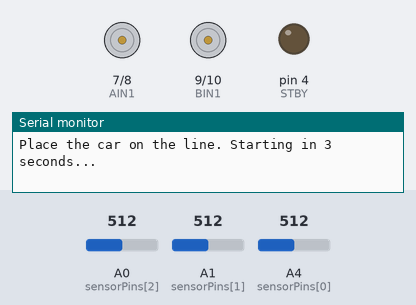
The sketch below on a simulated Arduino Uno, built with avr-gcc and run on an emulated ATmega328P. Shown: motor-driver pin pairs drawn as motors (green arrow = first pin HIGH = forward, orange = second pin HIGH = backward, longer = more drive, scaled by the enable pin, stopped while the standby pin is LOW), output pins drawn as LEDs (lit = HIGH), the last lines printed to the serial monitor. The test bench sets the inputs (shaded band); at power-on: A0 (sensorPins[2]) = 512, A1 (sensorPins[1]) = 512, A4 (sensorPins[0]) = 512.

Above: at 0.1 s.
At 13.1 s:
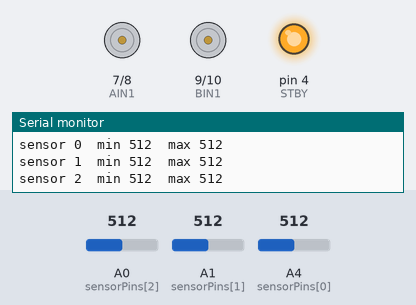
At 16.2 s:
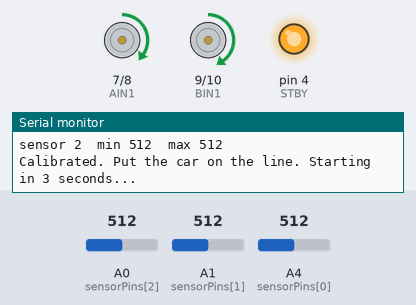
Timing chart, 0 to 17.7 s (numbered marks = the images above):
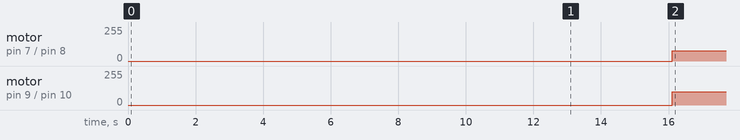

The sketch:

LineFollower.ino
```cpp
// ================= SENSOR CONFIGURATION =================
const int NUM_SENSORS = 3;
const int sensorPins[NUM_SENSORS] = {A4, A1, A0}; // index 0 = left, 1 = middle, 2 = right
const int weights[NUM_SENSORS] = {-1, 0, 1};  // left, middle, right

const int LOST_THRESHOLD = 100; // below this total, we don't trust the line is there
const int NOISE_FLOOR = 15; // normalized units (0-1000) treated as "nothing"

int sensorMin[NUM_SENSORS];
int sensorMax[NUM_SENSORS];

int lastPosition = 0;
long lineStrength = 0;

unsigned long lastTime = 0;
int lastError = 0;

// ================= MOTOR CONFIGURATION =================
const int STBY = 4;
const int PWMA = 5, AIN1 = 7, AIN2 = 8; // left motor
const int PWMB = 6, BIN1 = 9, BIN2 = 10;  // right motor

const int MAX_SPEED = 150;
const float LEFT_TRIM = 0.78; // reduce left motor speed to compensate for the slower right motor

// ================= CONTROL CONFIGURATION =================
const float KP = 0.072; // proportional gain
const float KD = 0.1; // derivative gain
const int BASE_SPEED = 100;
const unsigned long LOOP_MS = 10; // running the controller every 10 ms


void calibrate() {
  for (int i = 0; i < NUM_SENSORS; i++) {
    sensorMin[i] = 1023;
    sensorMax[i] = 0;
  }
  unsigned long start = millis();
  while (millis() - start < 10000) {          // sweep for 10 seconds
    for (int i = 0; i < NUM_SENSORS; i++) {
      int r = analogRead(sensorPins[i]);
      if (r < sensorMin[i]) sensorMin[i] = r;
      if (r > sensorMax[i]) sensorMax[i] = r;
    }
  }
}


void setup() {
  Serial.begin(9600);
  Serial.println("Place the car on the line. Starting in 3 seconds...");
  delay(3000);
  Serial.println("Calibrating: slide the car across the line, left and right, for 10 seconds");
  calibrate();
  Serial.println("Done. Results:");
  for (int i = 0; i < NUM_SENSORS; i++) {
    Serial.print("sensor "); Serial.print(i);
    Serial.print("  min "); Serial.print(sensorMin[i]);
    Serial.print("  max "); Serial.println(sensorMax[i]);
  }

  pinMode(STBY, OUTPUT);
  pinMode(PWMA, OUTPUT); pinMode(AIN1, OUTPUT); pinMode(AIN2, OUTPUT);
  pinMode(PWMB, OUTPUT); pinMode(BIN1, OUTPUT); pinMode(BIN2, OUTPUT);
  digitalWrite(STBY, HIGH);
  Serial.println("Calibrated. Put the car on the line. Starting in 3 seconds...");
  delay(3000);
}


// Returns sensor i as 0 (its own white) up to 1000 (its own black)
int readNormalized(int i) {
  int range = sensorMax[i] - sensorMin[i];
  if (range <= 0) return 0;                       // guard: the sensor saw no difference
  long v = (long)(analogRead(sensorPins[i]) - sensorMin[i]) * 1000 / range;
  return constrain(v, 0, 1000);
}


int readPosition() {
  int s[NUM_SENSORS];
  lineStrength = 0;

  for (int i = 0; i < NUM_SENSORS; i++) {
    int v = readNormalized(i);
    s[i] = (v > NOISE_FLOOR) ? v - NOISE_FLOOR : 0;
    lineStrength += s[i];
  }

  if (lineStrength < LOST_THRESHOLD) return lastPosition;   // line not seen: keep the last position

  long weighted = 0;
  for (int i = 0; i < NUM_SENSORS; i++) weighted += (long)s[i] * weights[i];
  lastPosition = weighted * 1000 / lineStrength;            // -1000 (left) to +1000 (right)
  return lastPosition;
}


void setMotorA(int speed) {
  speed = constrain(speed, -MAX_SPEED, MAX_SPEED);
  if (speed >= 0) { digitalWrite(AIN1, HIGH); digitalWrite(AIN2, LOW); }
  else            { digitalWrite(AIN1, LOW);  digitalWrite(AIN2, HIGH); speed = -speed; }
  analogWrite(PWMA, speed);
}

void setMotorB(int speed) {
  speed = constrain(speed, -MAX_SPEED, MAX_SPEED);
  if (speed >= 0) { digitalWrite(BIN1, HIGH); digitalWrite(BIN2, LOW); }
  else            { digitalWrite(BIN1, LOW);  digitalWrite(BIN2, HIGH); speed = -speed; }
  analogWrite(PWMB, speed);
}

void drive(int left, int right) {
  setMotorA((int)(left * LEFT_TRIM));    // left motor (A)
  setMotorB(right);   // right motor (B)
}


void loop() {
  unsigned long now = millis();
  if (now - lastTime < LOOP_MS) return;     // not time yet: do nothing
  lastTime = now;

  int error = readPosition();
  int derivative = error - lastError;       // change in the last 10 ms
  lastError = error;

  int correction = KP * error + KD * derivative;
  drive(BASE_SPEED + correction, BASE_SPEED - correction);
}
```

Measured:
- by itself, motor on pin 7 (AIN1) / pin 8 (AIN2): stopped → forward 78/255 at 16.1 s
- by itself, motor on pin 9 (BIN1) / pin 10 (BIN2): stopped → forward 100/255 at 16.1 s
